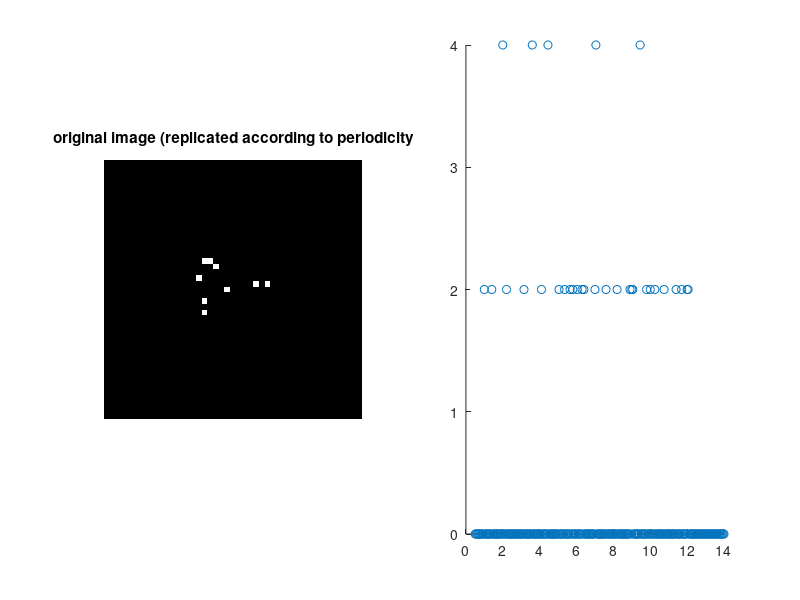

This chart was generated by the following MATLAB code: (Note: this script raises an error after producing the figure.)
function [counts2,radialDistribNew,rEvalList,thetaList]=rdfCalc(inputImage,params);
% Input parameters are
% params is a structure with the following fields:
% wrapEdge is 'none','TB','LR', or 'both' which defines whether to consider
%   the image to have periodic boundary conditions on any of the sides
% radialStepSize is the binning size for RDF evaluation in pixels as in,
%   the radius for the distance between two pixels is rounded to the nearest
%   radialStepSize
% angularStepSize is the binning size for the angular component of the RDF
% longDistance, should be set to FALSE
% calcBruteForce, should be set to FALSE unless binary image
% calcConvMethod, should be set to TRUE
% displayPlots, should be set to FALSE

%% simulate image (must be even dimensions?)
if nargin<1
    imageSize = [15,15];
    inputImage = zeros(imageSize);
    nPts = 10;
    randomPts = [];
    randomPts(:,1) = round(1+(imageSize(1)-1)*rand(nPts,1));
    randomPts(:,2) = round(1+(imageSize(2)-1)*rand(nPts,1));
    %
    % random positions
    indices = sub2ind(size(inputImage),randomPts(:,1),randomPts(:,2));
    inputImage(indices) = 1;
    
    %     % gridded positions
    %     inputImage = zeros(size(inputImage));
    %     inputImage(2:25:end,2:25:end) = 1;
    
    % % edges only
    % % inputImage = zeros(size(inputImage));
    % inputImage(:,1) = 1;
    % inputImage(:,end) = 1;
    % inputImage(1,:) = 1;
    % inputImage(end,:) = 1;
    
    
    % % corners only
    % inputImage = zeros(size(inputImage));
    % inputImage(1,1) = 1;
    % inputImage(1,end) = 1;
    % inputImage(end,1) = 1;
    % inputImage(end) = 1;
    %
    
    % small disks
    %     inputImage = imdilate(inputImage,strel('disk',2,0));
    
end

% coordinates of bright pixels
randomPts2 = nan(nnz(inputImage(:)),2);
[randomPts2(:,1),randomPts2(:,2)] = find(inputImage);
randomPts = randomPts2;
nPts = numel(randomPts)/2;

%%
if nargin<2
    % default parameters
    params.wrapEdge = 'none';
    params.radialStepSize = 0.05;
    params.angularStepSize = pi/2;
    params.longDistance = false;
    params.calcBruteForce = true;
    params.calcConvMethod = true;
    params.displayPlots = true;
end

%% process image
if params.displayPlots
    clf;
end
imageSize = size(inputImage);

% generate grid
xSize = size(inputImage,2);
xList = -1*xSize:xSize;
ySize = size(inputImage,1);
yList = -1*ySize:ySize;
[xList,yList] = meshgrid(xList,yList);

if params.longDistance;
    % biggest radius to evaluate is the short edge length
    biggestREval = sqrt(2)*min(imageSize)/2;
else
    switch params.wrapEdge
        case 'both'
            % biggest radius is the shortest side (matches brute force)
            biggestREval = min(imageSize)/2;
        case 'LR'
            biggestREval = min(imageSize(1),imageSize(2)/2);
        case 'TB'
            biggestREval = min(imageSize(1)/2,imageSize(2));
        otherwise % including false
            biggestREval = min(imageSize)-1;
    end
    
end

% list of radii to bin into
rEvalList = 0.5:params.radialStepSize:biggestREval;

% list of angles to bin into
thetaList = -pi/2:params.angularStepSize:pi/2;
if numel(thetaList)<2
    thetaList = pi/4;
    params.angularStepSize = pi/2;
end

if params.calcConvMethod
    % calculate radii for pixel shifts
    rTemp = sqrt((xList).^2+(yList).^2);
    rMask = nan(size(inputImage)*2+1);
    
    % make a mask of distance labels
    for iREval = 1:numel(rEvalList)-1
        rMask(and(rTemp>rEvalList(iREval),rTemp<=rEvalList(iREval+1))) = iREval;
    end
    
    % calculate angles for orientational RDF
    
    % absolute value averages chiralities
%     thetaTemp = abs(atan(yList./xList));
    thetaTemp = atan(yList./xList);
    
    thetaMask = nan(size(inputImage)*2+1);
    
    % make a mask of angle labels
    for iTheta = 1:numel(thetaList)
        if iTheta == numel(thetaList) % include pi/2 in last bin
            thetaMask(and(thetaTemp>=(thetaList(iTheta)-params.angularStepSize/2),...
            thetaTemp<=thetaList(iTheta)+params.angularStepSize/2)) = iTheta;
        else  
        thetaMask(and(thetaTemp>=(thetaList(iTheta)-params.angularStepSize/2),...
            thetaTemp<thetaList(iTheta)+params.angularStepSize/2)) = iTheta;
        end
    end
    % replace nans with a 0
    thetaMask(isnan(thetaMask))=0;
    
    % depending on the choice, replicate the input matrix to deal with edge
    % effects
    % generate a mask for proper normalization
    inputMask = zeros(3*size(inputImage));
    inputMask(ySize+1:2*ySize,xSize+1:2*xSize)=1*sum(inputImage(:));
    
    switch params.wrapEdge
        case 'LR' % left and right
            % replicate image to be the same size
            inputImgRep = zeros(3*size(inputImage,1),3*size(inputImage,2),2);
            % singleton
            inputImgRep(size(inputImage,1):(2*size(inputImage,1)-1),...
                size(inputImage,2):(2*size(inputImage,2))-1,1) = inputImage;
            % rep horizontal
            inputImgRep(size(inputImage,1):(2*size(inputImage,1)-1),...
                round(size(inputImage,2)/2):round((5*size(inputImage,2)/2)-1),2) = ...
                repmat(inputImage,[1,2]);
            % image to display
            inputImgRepShow = inputImgRep(:,:,2);
        case 'TB' % top and bottom
            % replicate image to be the same size
            inputImgRep = zeros(3*size(inputImage,1),3*size(inputImage,2),2);
            % singleton
            inputImgRep(size(inputImage,1):(2*size(inputImage,1)-1),...
                size(inputImage,2):(2*size(inputImage,2))-1,1) = inputImage;
            % rep vertical
            inputImgRep(round(size(inputImage,1)/2):round((5*size(inputImage,1)/2-1)),...
                size(inputImage,2):(2*size(inputImage,2))-1,2) = ...
                repmat(inputImage,[2,1]);
            % image to display
            inputImgRepShow = inputImgRep(:,:,2);
        case 'both' % periodic in 2D
            % replicate image to be the same size
            inputImgRep = zeros(3*size(inputImage,1),3*size(inputImage,2),4);
            % singleton
            inputImgRep(size(inputImage,1):(2*size(inputImage,1)-1),...
                size(inputImage,2):(2*size(inputImage,2))-1,1) = inputImage;
            % rep vertical
            inputImgRep(round(size(inputImage,1)/2):round((5*size(inputImage,1)/2-1)),...
                size(inputImage,2):(2*size(inputImage,2))-1,2) = ...
                repmat(inputImage,[2,1]);
            % rep horizontal
            inputImgRep(size(inputImage,1):(2*size(inputImage,1)-1),...
                round(size(inputImage,2)/2):round((5*size(inputImage,2)/2))-1,3) = ...
                repmat(inputImage,[1,2]);
            % rep both vert and horizontal
            inputImgRep(round(size(inputImage,1)/2+1):round((5*size(inputImage,1)/2)),...
                round(size(inputImage,2)/2+1):round((5*size(inputImage,2)/2)),4) = ...
                repmat(inputImage,[2,2]);
            
            % image to display
            inputImgRepShow = inputImgRep(:,:,4);
        otherwise % including the false case
            % replicate image to be the same size
            inputImgRep = zeros(3*size(inputImage,1),3*size(inputImage,2),1);
            % singleton
            inputImgRep(size(inputImage,1):(2*size(inputImage,1)-1),...
                size(inputImage,2):(2*size(inputImage,2))-1,1) = inputImage;
            % image to display
            inputImgRepShow = inputImgRep(:,:,1);
    end
    
    if params.displayPlots;
        % display input image, zero padded and replicated
        subplot(1,2,1);
        imshow(inputImgRepShow,[])
        title('original image (replicated according to periodicity');
    end;
    
    % preallocate arrays
    convImg = zeros(size(inputImgRep));
    radialDistrib = nan(numel(rEvalList),5,numel(thetaList));
    
    % area density for future normalization
    areaDensity = sum(inputImage(:))./numel(inputImage);
    
    %
    yCenter = size(inputImage,1)+1;
    xCenter = size(inputImage,2)+1;
    % loop over each radius in rEvalList and calculate p(r) using convolution
    for iREval = 1:numel(rEvalList)-1
        for iTheta = 1:numel(thetaList)
            currentRadius = ceil(rEvalList(iREval));
            %     determine which pixels will be used for this radius
            ringImg = double(...
                rMask(yCenter-currentRadius:yCenter+currentRadius,...
                xCenter-currentRadius:xCenter+currentRadius)==iREval);
            % determine which pixels will be used for this angle
            ringImg = ringImg.*double(...
                thetaMask(yCenter-currentRadius:yCenter+currentRadius,...
                xCenter-currentRadius:xCenter+currentRadius)==iTheta);
            
            %         imshow(ringImg,[],'InitialMagnification','fit');
            %         figure(gcf);
            %         pause(0.5)
            %         ringImg = double(rMask==iREval);
            %         imshow(ringImg,[],'InitialMagnification','fit');
            %         figure(gcf);
            %         pause(0.5)
            ringTot = nnz(ringImg(:));
            
            % pick up values in circles using convolution
            for kkRep = 1:size(inputImgRep,3);
                convImg = conv2(inputImgRep(:,:,kkRep),ringImg,'same');
                
                % weight convolution by initial pixel values
                prodImg = convImg.*inputImgRep(:,:,kkRep);
                
                
                % radial distribution is a ratio of sums, this only
                % calculates one part of that ratio
                radialDistrib(iREval,kkRep,iTheta) = sum(prodImg(:));
            end
        end
    end
    
    % deal with overlaps for periodicity
    switch params.wrapEdge
        case {'TB','LR'}
            radialDistribNew = radialDistrib(:,2,:)-radialDistrib(:,1,:);
        case 'both'
            radialDistribNew = radialDistrib(:,1,:)+radialDistrib(:,4,:)-radialDistrib(:,2,:)-radialDistrib(:,3,:);
        otherwise
            radialDistribNew = radialDistrib(:,1,:);
    end
    radialDistribNew = squeeze(radialDistribNew);
    % the initial point of zero overlap is the pointyness of the original
    % image
    radialDistribNew(1,:) = sum(inputImage(:).^2);
    
    if params.longDistance
        warning('rdfCalculator:longDistance', 'Longer distance calculations should be avoided, they do not seem to match the brute force method exactly');
%         % enumerate overlaps for correcting image convolution
%         counter = 0;
%         resultsA = [];
%         for ii = 0:imageSize(1) % distance 1
%             for jj = 0:imageSize(1) % distance 2
%                 for kk = 0:imageSize(2) % distance 3
%                     for ll = 0:imageSize(2) % distance 4
%                         ij = ii+jj;
%                         kl = kk+ll;
%                         % offsets add to proper size
%                         if not(or(and(ij==imageSize(1),kk==ll),and(ii==jj,kl==imageSize(2))));
%                             continue
%                         end
%                         
%                         % one step not too long
%                         if sqrt(ii^2+kk^2)>(min(imageSize)/2)*sqrt(2);
%                             continue
%                         end
%                         
%                         % other step not too long
%                         if sqrt(jj^2+ll^2)>(min(imageSize)/2)*sqrt(2);
%                             continue
%                         end
%                         
%                         counter = counter+1;
%                         resultsA(counter,:) = [ii,jj,kk,ll,sqrt(ii^2+kk^2),sqrt(jj^2+ll^2)];
%                         
%                     end
%                 end
%             end
%         end
%         
%         % calculate the values to subtract off
%         distancesToUse = resultsA(:,5:6);
%         distancesToCalc = max(distancesToUse,[],2);
%         distancesToCalc = unique(distancesToCalc);
%         distancesToCalc = distancesToCalc(1:end-1);
%         nDists = numel(distancesToCalc);
%         
%         radialDistrib2 = [];
%         for iSubtract = 1:nDists;
%             % find index in main list
%             try
%                 mainInd(iSubtract) = find(rEvalList>distancesToCalc(iSubtract),1,'first')-1;
%                 
%                 % find companion length
%                 resultsB = cat(1,...
%                     resultsA(resultsA(:,5)==distancesToCalc(iSubtract),5:6),...
%                     resultsA(resultsA(:,6)==distancesToCalc(iSubtract),5:6));
%                 resultsB = min(resultsB,[],2);
%                 resultsB = unique(resultsB);
%                 
%                 if numel(resultsB)~=1
%                     % very special case, treat separately
%                     variableType = 1;
%                 elseif (resultsB-floor(resultsB))<1e-12;
%                     % integers, remove as special case
%                     variableType = 2;
%                 elseif resultsB == distancesToCalc(iSubtract);
%                     % doubled values, remove half of calculation
%                     variableType = 3;
%                 else
%                     % everything else, remove entire calculation
%                     variableType = 4;
%                 end
%                 
%                 % create ring image for convolution
%                 ringImg = double(rTemp==distancesToCalc(iSubtract));
%                 
%                 %     pause(0.1);
%                 %             ringTot = nnz(ringImg(:));
%                 % pick up values in circles using convolution
%                 for kkRep = 1:size(inputImgRep,3);
%                     convImg(:,:,kkRep) = conv2(inputImgRep(:,:,kkRep),ringImg,'same');
%                     
%                     %     imshow(inputImgRep(:,:,5),[])
%                     % weight convolution by initial pixel values
%                     prodImg = convImg(:,:,kkRep).*inputImgRep(:,:,kkRep);
%                     
%                     % NEEDS WORK
%                     % normalization needs to take into consideration the edge effects and
%                     % limited area that contributes to each pixel
%                     %                 normImg = conv2(inputMask,ringImg,'same').*inputImgRep(:,:,kkRep);
%                     
%                     % radial distribution is a ratio of sums
%                     radialDistrib2(iSubtract,kkRep) = sum(prodImg(:));%./(sum(normImg(:)))./areaDensity;
%                     
%                 end
%                 
%                 % deal with overlaps for periodicity
%                 switch params.wrapEdge
%                     case {'TB','LR'}
%                         radialDistribNew2 = radialDistrib2(:,2)-radialDistrib2(:,1);
%                     case 'both'
%                         radialDistribNew2 = radialDistrib2(:,1)+radialDistrib2(:,4)-radialDistrib2(:,2)-radialDistrib2(:,3);
%                     otherwise
%                         radialDistribNew2 = radialDistrib2(:,1);
%                 end
%                 
%                 
%                 % phenomenomological
%                 radialDistribNew2 = radialDistribNew2/3;
%                 
%                 % phenomenomological correction remove from correct bin
%                 switch variableType
%                     case {4}
%                         radialDistribNew(mainInd(iSubtract)) = ...
%                             radialDistrib(mainInd(iSubtract)) - ...
%                             radialDistribNew2(iSubtract)/8;
%                     case {1}
%                         radialDistribNew(mainInd(iSubtract)) = ...
%                             radialDistrib(mainInd(iSubtract)) - ...
%                             radialDistribNew2(iSubtract)/32;
%                     case {2}
%                         radialDistribNew(mainInd(iSubtract)) = radialDistrib(mainInd(iSubtract)) - ...
%                             radialDistribNew2(iSubtract)/16;
%                     case {3}
%                         radialDistribNew(mainInd(iSubtract)) = radialDistribNew(mainInd(iSubtract)) - ...
%                             radialDistribNew2(iSubtract);
%                     otherwise
%                         radialDistribNew(mainInd(iSubtract)) = 0;
%                 end
%             catch ME
%                 distancesToCalc = distancesToCalc(1:iSubtract-1);
%                 break
%             end
%         end
%     else
%         
    end
else
    radialDistribNew = [];
end % calculate convolution method

%%  brute force calculate rdf (dealing with periodic boundary condtions)
if params.calcBruteForce
    distances2 = pdist2(randomPts,randomPts);
    periodicOffset1 = zeros(nPts,2);
    periodicOffset1(:,1) = 1;
    periodicOffset2 = -1*(periodicOffset1-1);
    
    % calculate distances using proper periodicity
    switch params.wrapEdge
        case 'LR'
            distances4 = pdist2(randomPts,randomPts-imageSize(2)*periodicOffset2);
            distances7 = pdist2(randomPts,randomPts+imageSize(2)*periodicOffset2);
            distances = cat(3,distances2,distances4,distances7);
        case 'TB'
            distances3 = pdist2(randomPts,randomPts-imageSize(1)*periodicOffset1);
            distances6 = pdist2(randomPts,randomPts+imageSize(1)*periodicOffset1);
            distances = cat(3,distances2,distances3,distances6);
        case 'both'
            distances3 = pdist2(randomPts,randomPts-imageSize(1)*periodicOffset1);
            distances4 = pdist2(randomPts,randomPts-imageSize(2)*periodicOffset2);
            distances5 = pdist2(randomPts,randomPts-imageSize(1)*periodicOffset1-imageSize(2)*periodicOffset2);
            distances6 = pdist2(randomPts,randomPts+imageSize(1)*periodicOffset1);
            distances7 = pdist2(randomPts,randomPts+imageSize(2)*periodicOffset2);
            distances8 = pdist2(randomPts,randomPts+imageSize(1)*periodicOffset1+imageSize(2)*periodicOffset2);
            distances9 = pdist2(randomPts,randomPts-imageSize(1)*periodicOffset1+imageSize(2)*periodicOffset2);
            distances10 = pdist2(randomPts,randomPts+imageSize(1)*periodicOffset1-imageSize(2)*periodicOffset2);
            distances = cat(3,distances2,distances3,distances4,distances5,distances6,...
                distances7,distances8,distances9,distances10);
        otherwise
            distances = distances2;
    end
    
    [minDist,minInd] = min(distances,[],3);
    
    counts2 = histc(minDist(:),rEvalList);
    radialDistrib2Area = pi*((rEvalList(2:end).^2-...
        (rEvalList(1:end-1).^2)));
    radialDistrib2Area = [rEvalList(1).^2,radialDistrib2Area];
    totalPts = nnz(inputImage);
    
else
    counts2 = [];
end
% normalized result
if params.displayPlots;
    subplot(1,2,2);
    cla;
    hold on;
    if params.calcBruteForce
        scatter(rEvalList,counts2','ro');
    end
    if params.calcConvMethod
        scatter(rEvalList,radialDistribNew,'kx');
    end
    grid on;
    title('radial distribution function (counts)');
end

end


